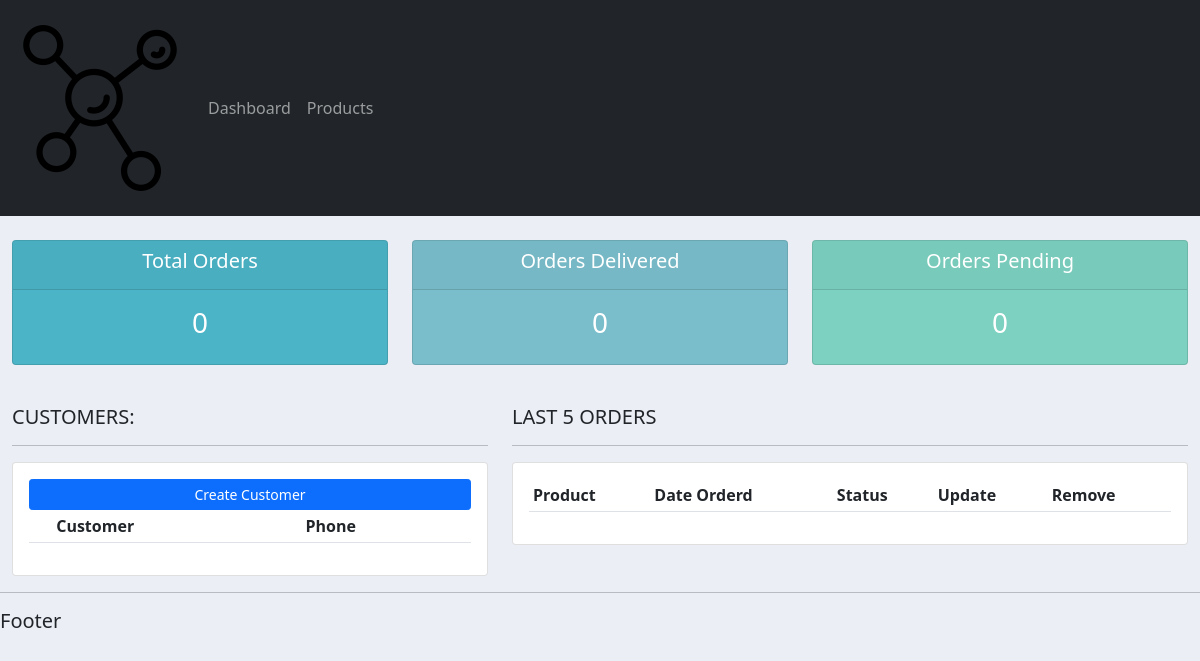
The app's page /, older data.
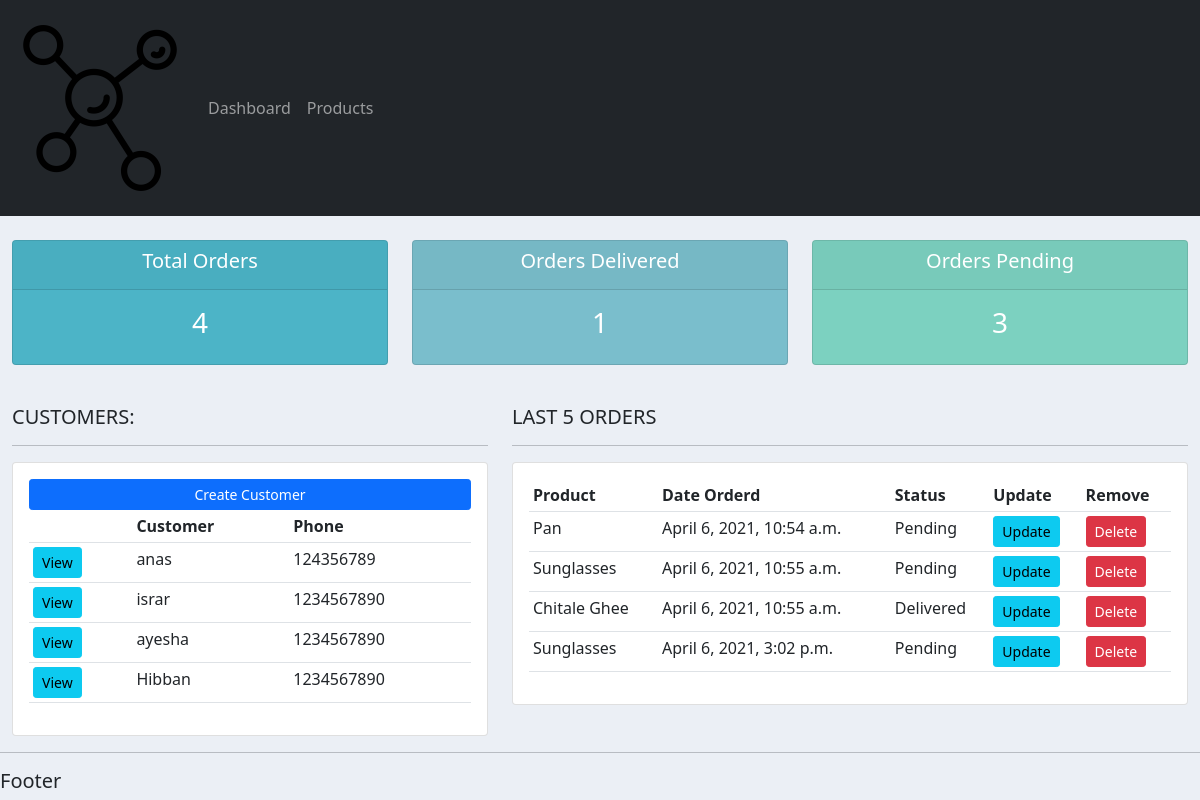
The same page, newer data.
### accounts/models.py (models this page shows, shortened)
class Customer(models.Model):
    name = models.CharField(max_length=200, null=True)
    phone = models.CharField(max_length=200, null=True)
    email = models.EmailField(max_length=200, null=True)
    data_created = models.DateTimeField(auto_now_add=True, null=True)

class Order(models.Model):
    STATUS = (
			('Pending', 'Pending'),
			('Out for delivery', 'Out for delivery'),
			('Delivered', 'Delivered'),
			)
    customer = models.ForeignKey(Customer, null=True, on_delete=models.SET_NULL)
    product = models.ForeignKey(Product, null=True, on_delete=models.SET_NULL)
    data_created = models.DateTimeField(auto_now_add=True, null=True)
    status = models.CharField(max_length=200, null=True, choices=STATUS)
    note = models.CharField(max_length=1000, null=True)

class Product(models.Model):
    CATEGORY = (
			('Indoor', 'Indoor'),
			('Out Door', 'Out Door'),
			)
    name = models.CharField(max_length=200, null=True)
    price = models.DecimalField(max_digits=10, decimal_places=5, null=True)
    category = models.CharField(max_length=200, null=True, choices=CATEGORY)
    description = models.CharField(max_length=200, null=True)
    data_created = models.DateTimeField(auto_now_add=True, null=True)
    tags = models.ManyToManyField(Tag)
    def __str__(self):
        return self.name

### accounts/views.py (the view)
# urls.py: path('', views.home, name="home"),
def home(request):
    orders = Order.objects.all()
    customers = Customer.objects.all()
    total_customers = customers.count()
    total_orders = orders.count()
    delivered = orders.filter(status='Delivered').count()
    pending = orders.filter(status='Pending').count()
    context ={'orders':orders,
              'customers':customers,
              'total_orders':total_orders,
              'delivered':delivered,
              'pending':pending,
            }
    return render(request, 'accounts/dashboard.html', context)

### accounts/templates/accounts/dashboard.html
{% extends 'accounts/main.html' %}
{% block content %}
{% include 'accounts/status.html' %}
<br>
<div class="row">
	<div class="col-md-5">
		<h5>CUSTOMERS:</h5>
		<hr>
		<div class="card card-body">
			<a class="btn btn-primary  btn-sm btn-block" href="">Create Customer</a>
			<table class="table table-sm">
				<tr>
					<th></th>
					<th>Customer</th>
					<th>Phone</th>
				</tr>
				{% for customer in customers %}
					<tr>
						<td><a class="btn btn-sm btn-info" href="{% url 'accounts:customer' customer.id %}">View</a></td>
						<td>{{customer.name}}</td>
						<td>{{customer.phone}}</td>
					</tr>
				{% endfor %}
			</table>
		</div>
	</div>
	<div class="col-md-7">
		<h5>LAST 5 ORDERS</h5>
		<hr>
		<div class="card card-body">
			<table class="table table-sm">
				<tr>
					<th>Product</th>
					<th>Date Orderd</th>
					<th>Status</th>
					<th>Update</th>
					<th>Remove</th>
				</tr>
				{% for order in orders %}
					<tr>
						<td>{{order.product}}</td>
						<td>{{order.data_created}}</td>
						<td>{{order.status}}</td>
						<td><a class="btn btn-sm btn-info" href="{% url 'accounts:update_order' order.id %}">Update</a></td>
						<td><a class="btn btn-sm btn-danger" href="{% url 'accounts:delete_order' order.id %}">Delete</a></td>
					</tr>
				{% endfor %}
			</table>
		</div>
	</div>
</div>
{% endblock %}

Row changes from the older to the newer data that the page shows:
added Customer: name "anas", phone "124356789"
added Customer: name "israr", phone "1234567890"
added Customer: name "ayesha", phone "1234567890"
added Customer: name "Hibban", phone "1234567890"
added Order: product "Pan", data_created "April 6, 2021, 10:54 a.m.", status "Pending"
added Order: product "Sunglasses", data_created "April 6, 2021, 10:55 a.m.", status "Pending"
added Order: product "Chitale Ghee", data_created "April 6, 2021, 10:55 a.m.", status "Delivered"
added Order: product "Sunglasses", data_created "April 6, 2021, 3:02 p.m.", status "Pending"
Text that changed along with them:
{{ total_orders }}: "0" → "4"
{{ delivered }}: "0" → "1"
{{ pending }}: "0" → "3"
